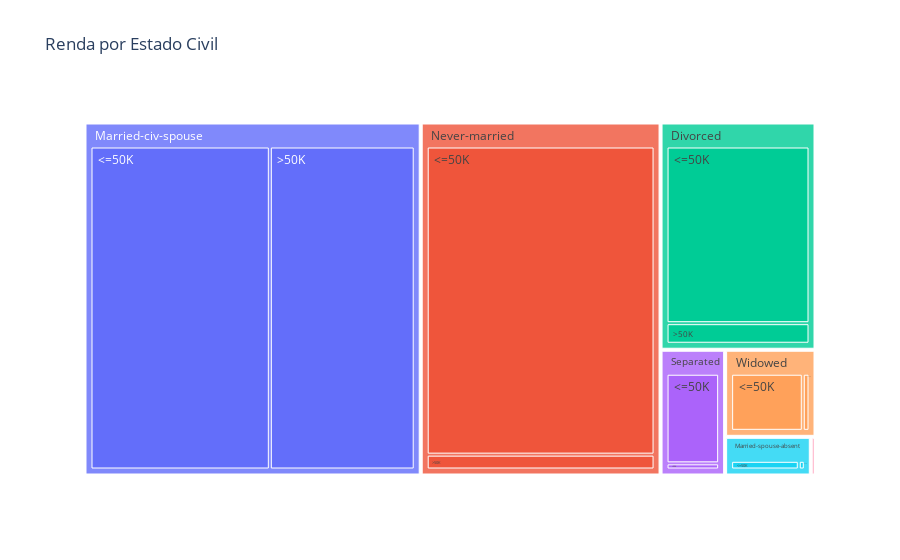

Write notebook code for a chart like this one.
### Code cell
gr = px.treemap(df, path=['marital-status', 'income'], title='Renda por Estado Civil')
gr.show()

### Figure 1 — Plotly figure (JSON) as saved in the notebook; plotly's stock layout.template omitted (floating-point values rounded to 4 significant figures)
{"data": [{"branchvalues": "total", "domain": {"x": [0, 1], "y": [0, 1]}, "hovertemplate": "labels=%{label}<br>count=%{value}<br>parent=%{parent}<br>id=%{id}<extra></extra>", "ids": [" Never-married/ <=50K", " Married-civ-spouse/ <=50K", " Divorced/ <=50K", " Married-spouse-absent/ <=50K", " Married-civ-spouse/ >50K", " Never-married/ >50K", " Divorced/ >50K", " Separated/ <=50K", " Married-AF-spouse/ <=50K", " Widowed/ <=50K", " Separated/ >50K", " Widowed/ >50K", " Married-spouse-absent/ >50K", " Married-AF-spouse/ >50K", " Never-married", " Married-civ-spouse", " Divorced", " Married-spouse-absent", " Separated", " Married-AF-spouse", " Widowed"], "labels": [" <=50K", " <=50K", " <=50K", " <=50K", " >50K", " >50K", " >50K", " <=50K", " <=50K", " <=50K", " >50K", " >50K", " >50K", " >50K", " Never-married", " Married-civ-spouse", " Divorced", " Married-spouse-absent", " Separated", " Married-AF-spouse", " Widowed"], "name": "", "parents": [" Never-married", " Married-civ-spouse", " Divorced", " Married-spouse-absent", " Married-civ-spouse", " Never-married", " Divorced", " Separated", " Married-AF-spouse", " Widowed", " Separated", " Widowed", " Married-spouse-absent", " Married-AF-spouse", "", "", "", "", "", "", ""], "type": "treemap", "values": [10192, 8284, 3980, 384, 6692, 491, 463, 959, 13, 908, 66, 85, 34, 10, 10683, 14976, 4443, 418, 1025, 23, 993]}], "layout": {"legend": {"tracegroupgap": 0}, "title": {"text": "Renda por Estado Civil"}}}
